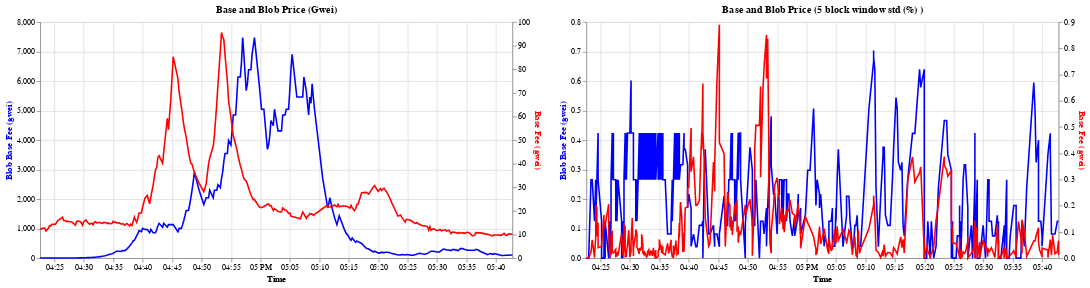

Notebook cell for this chart:
### Markdown cell above
Writeup for Fees

During the 400 block period from 20,134,100 to 20,134,100, there was high volatility. Measuring the 5 block rolling standard deviation of fee changes (in percent):
* 24% blob base fee change
* 16.8% base fee change
* 2,200% priority fee change
* 143,500% change in time in mempool

### Code cell
gas_price_chart | gas_vol_chart

### Figure 1 — Vega specification as saved in the notebook (floating-point values rounded to 4 significant figures; data arrays with more than 128 entries replaced by an {"elided": "..."} marker saying what was removed)
{"$schema": "https://vega.github.io/schema/vega/v5.json", "data": [{"name": "source_0", "values": {"elided": "475 records"}, "transform": [{"type": "formula", "expr": "toDate(datum['time'])", "as": "time"}]}, {"name": "source_1", "values": {"elided": "475 records"}, "transform": [{"type": "formula", "expr": "toDate(datum['time'])", "as": "time"}]}, {"name": "source_0_concat_0_layer_0_y_domain_blob_base_fee_gwei", "values": [{"min": 1.677, "max": 7471.0}]}, {"name": "source_0_concat_0_layer_1_y_domain_base_fee_gwei", "values": [{"min": 9.4, "max": 95.56}]}, {"name": "source_1_concat_1_layer_0_y_domain_blob_base_fee_gwei_pct", "values": [{"min": 0.0, "max": 0.7039}]}, {"name": "source_1_concat_1_layer_1_y_domain_base_fee_gwei_pct", "values": [{"min": 0.0, "max": 0.8897}]}], "signals": [{"name": "childWidth", "value": 600}], "marks": [{"type": "group", "name": "concat_0_group", "encode": {"update": {"width": {"signal": "childWidth"}, "height": {"signal": "height"}}}, "marks": [{"type": "line", "name": "concat_0_layer_0_marks", "from": {"data": "source_0"}, "sort": {"field": "x"}, "encode": {"update": {"stroke": {"value": "blue"}, "defined": {"signal": "isValid(datum[\"time\"]) && isFinite(+datum[\"time\"]) && isValid(datum[\"blob_base_fee_gwei\"]) && isFinite(+datum[\"blob_base_fee_gwei\"])"}, "y": {"field": "blob_base_fee_gwei", "scale": "concat_0_layer_0_y"}, "x": {"field": "time", "scale": "concat_0_x"}}}, "style": ["line"]}, {"type": "line", "name": "concat_0_layer_1_marks", "from": {"data": "source_0"}, "sort": {"field": "x"}, "encode": {"update": {"x": {"field": "time", "scale": "concat_0_x"}, "defined": {"signal": "isValid(datum[\"time\"]) && isFinite(+datum[\"time\"]) && isValid(datum[\"base_fee_gwei\"]) && isFinite(+datum[\"base_fee_gwei\"])"}, "y": {"field": "base_fee_gwei", "scale": "concat_0_layer_1_y"}, "stroke": {"value": "red"}}}, "style": ["line"]}], "axes": [{"scale": "concat_0_x", "orient": "bottom", "minExtent": 0, "labels": false, "maxExtent": 0, "tickCount": {"signal": "ceil(childWidth/40)"}, "ticks": false, "domain": false, "aria": false, "zindex": 0, "gridScale": "concat_0_layer_0_y", "grid": true}, {"scale": "concat_0_layer_0_y", "maxExtent": 0, "aria": false, "domain": false, "minExtent": 0, "orient": "left", "gridScale": "concat_0_x", "labels": false, "tickCount": {"signal": "ceil(height/40)"}, "ticks": false, "grid": true, "zindex": 0}, {"scale": "concat_0_x", "zindex": 0, "orient": "bottom", "title": "Time", "grid": false, "labelOverlap": true, "tickCount": {"signal": "ceil(childWidth/40)"}, "labelFlush": true}, {"scale": "concat_0_layer_0_y", "title": "Blob Base Fee (gwei)", "labelOverlap": true, "zindex": 0, "orient": "left", "titleColor": "blue", "grid": false, "tickCount": {"signal": "ceil(height/40)"}}, {"scale": "concat_0_layer_1_y", "orient": "right", "grid": false, "titleColor": "red", "tickCount": {"signal": "ceil(height/40)"}, "title": "Base Fee (gwei)", "labelOverlap": true, "zindex": 0}], "title": {"text": "Base and Blob Price (Gwei)", "frame": "group"}, "style": "cell"}, {"type": "group", "name": "concat_1_group", "encode": {"update": {"width": {"signal": "childWidth"}, "height": {"signal": "height"}}}, "marks": [{"type": "line", "name": "concat_1_layer_0_marks", "from": {"data": "source_1"}, "sort": {"field": "x"}, "encode": {"update": {"x": {"field": "time", "scale": "concat_1_x"}, "stroke": {"value": "blue"}, "y": {"field": "blob_base_fee_gwei_pct", "scale": "concat_1_layer_0_y"}, "defined": {"signal": "isValid(datum[\"time\"]) && isFinite(+datum[\"time\"]) && isValid(datum[\"blob_base_fee_gwei_pct\"]) && isFinite(+datum[\"blob_base_fee_gwei_pct\"])"}}}, "style": ["line"]}, {"type": "line", "name": "concat_1_layer_1_marks", "from": {"data": "source_1"}, "sort": {"field": "x"}, "encode": {"update": {"x": {"field": "time", "scale": "concat_1_x"}, "stroke": {"value": "red"}, "defined": {"signal": "isValid(datum[\"time\"]) && isFinite(+datum[\"time\"]) && isValid(datum[\"base_fee_gwei_pct\"]) && isFinite(+datum[\"base_fee_gwei_pct\"])"}, "y": {"field": "base_fee_gwei_pct", "scale": "concat_1_layer_1_y"}}}, "style": ["line"]}], "axes": [{"scale": "concat_1_x", "orient": "bottom", "maxExtent": 0, "minExtent": 0, "zindex": 0, "tickCount": {"signal": "ceil(childWidth/40)"}, "domain": false, "labels": false, "ticks": false, "gridScale": "concat_1_layer_0_y", "grid": true, "aria": false}, {"scale": "concat_1_layer_0_y", "gridScale": "concat_1_x", "domain": false, "minExtent": 0, "orient": "left", "labels": false, "aria": false, "maxExtent": 0, "ticks": false, "grid": true, "tickCount": {"signal": "ceil(height/40)"}, "zindex": 0}, {"scale": "concat_1_x", "orient": "bottom", "title": "Time", "grid": false, "labelFlush": true, "tickCount": {"signal": "ceil(childWidth/40)"}, "labelOverlap": true, "zindex": 0}, {"scale": "concat_1_layer_0_y", "grid": false, "title": "Blob Base Fee (gwei)", "titleColor": "blue", "orient": "left", "labelOverlap": true, "zindex": 0, "tickCount": {"signal": "ceil(height/40)"}}, {"scale": "concat_1_layer_1_y", "grid": false, "titleColor": "red", "tickCount": {"signal": "ceil(height/40)"}, "zindex": 0, "title": "Base Fee (gwei)", "labelOverlap": true, "orient": "right"}], "title": {"text": "Base and Blob Price (5 block window std (%) )", "frame": "group"}, "style": "cell"}], "scales": [{"name": "concat_0_x", "type": "time", "domain": {"data": "source_0", "field": "time"}, "range": [0, {"signal": "childWidth"}]}, {"name": "concat_0_layer_0_y", "type": "linear", "domain": [{"signal": "(data(\"source_0_concat_0_layer_0_y_domain_blob_base_fee_gwei\")[0] || {}).min"}, {"signal": "(data(\"source_0_concat_0_layer_0_y_domain_blob_base_fee_gwei\")[0] || {}).max"}], "range": [{"signal": "height"}, 0], "zero": true, "nice": true}, {"name": "concat_0_layer_1_y", "type": "linear", "domain": [{"signal": "(data(\"source_0_concat_0_layer_1_y_domain_base_fee_gwei\")[0] || {}).min"}, {"signal": "(data(\"source_0_concat_0_layer_1_y_domain_base_fee_gwei\")[0] || {}).max"}], "range": [{"signal": "height"}, 0], "nice": true, "zero": true}, {"name": "concat_1_x", "type": "time", "domain": {"data": "source_1", "field": "time"}, "range": [0, {"signal": "childWidth"}]}, {"name": "concat_1_layer_0_y", "type": "linear", "domain": [{"signal": "(data(\"source_1_concat_1_layer_0_y_domain_blob_base_fee_gwei_pct\")[0] || {}).min"}, {"signal": "(data(\"source_1_concat_1_layer_0_y_domain_blob_base_fee_gwei_pct\")[0] || {}).max"}], "range": [{"signal": "height"}, 0], "zero": true, "nice": true}, {"name": "concat_1_layer_1_y", "type": "linear", "domain": [{"signal": "(data(\"source_1_concat_1_layer_1_y_domain_base_fee_gwei_pct\")[0] || {}).min"}, {"signal": "(data(\"source_1_concat_1_layer_1_y_domain_base_fee_gwei_pct\")[0] || {}).max"}], "range": [{"signal": "height"}, 0], "nice": true, "zero": true}], "layout": {"padding": 20, "bounds": "full", "align": "each"}, "background": "white", "height": 300, "padding": 5}
